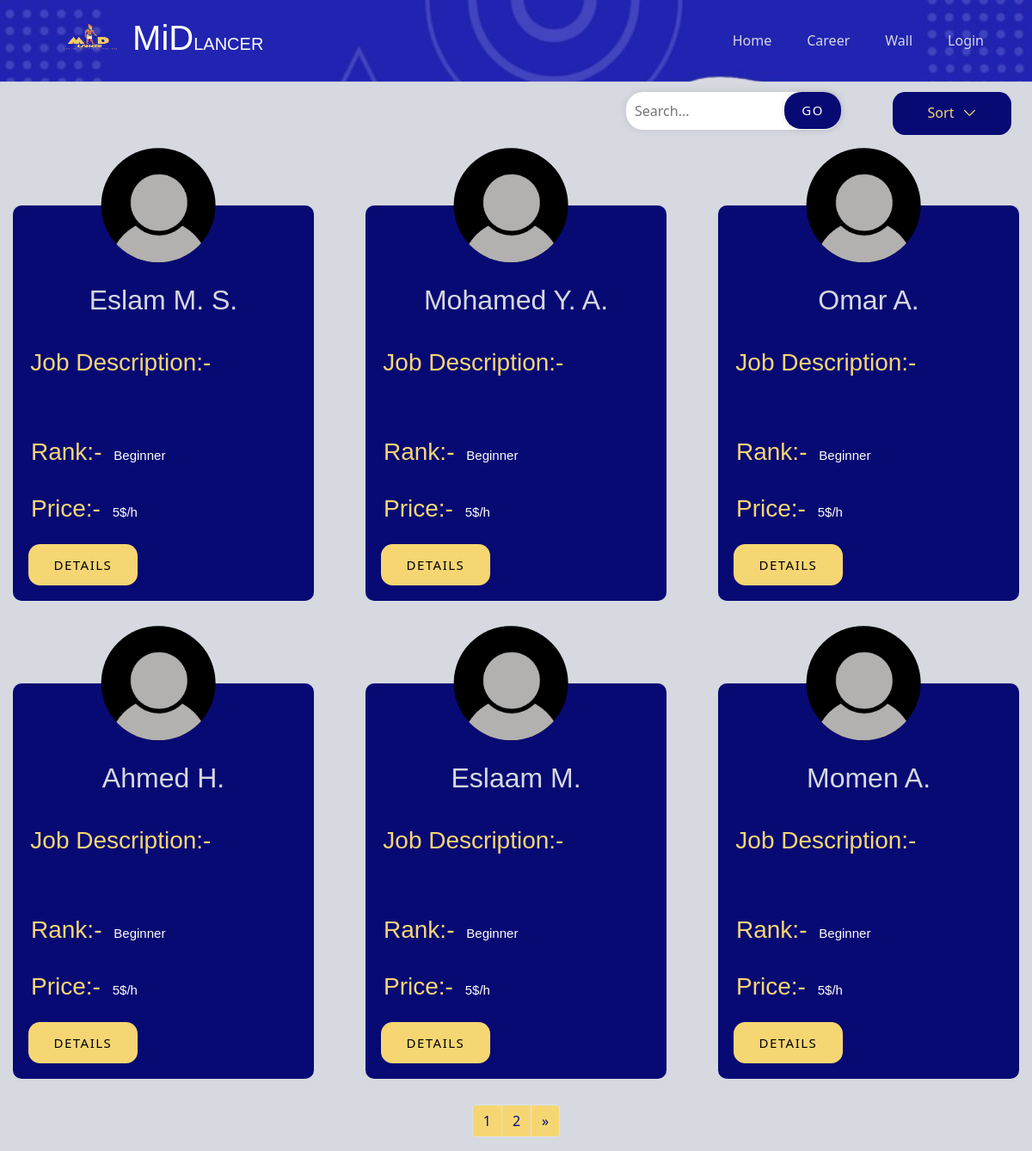
The app's page /freelancers.php?cid=1, older data.
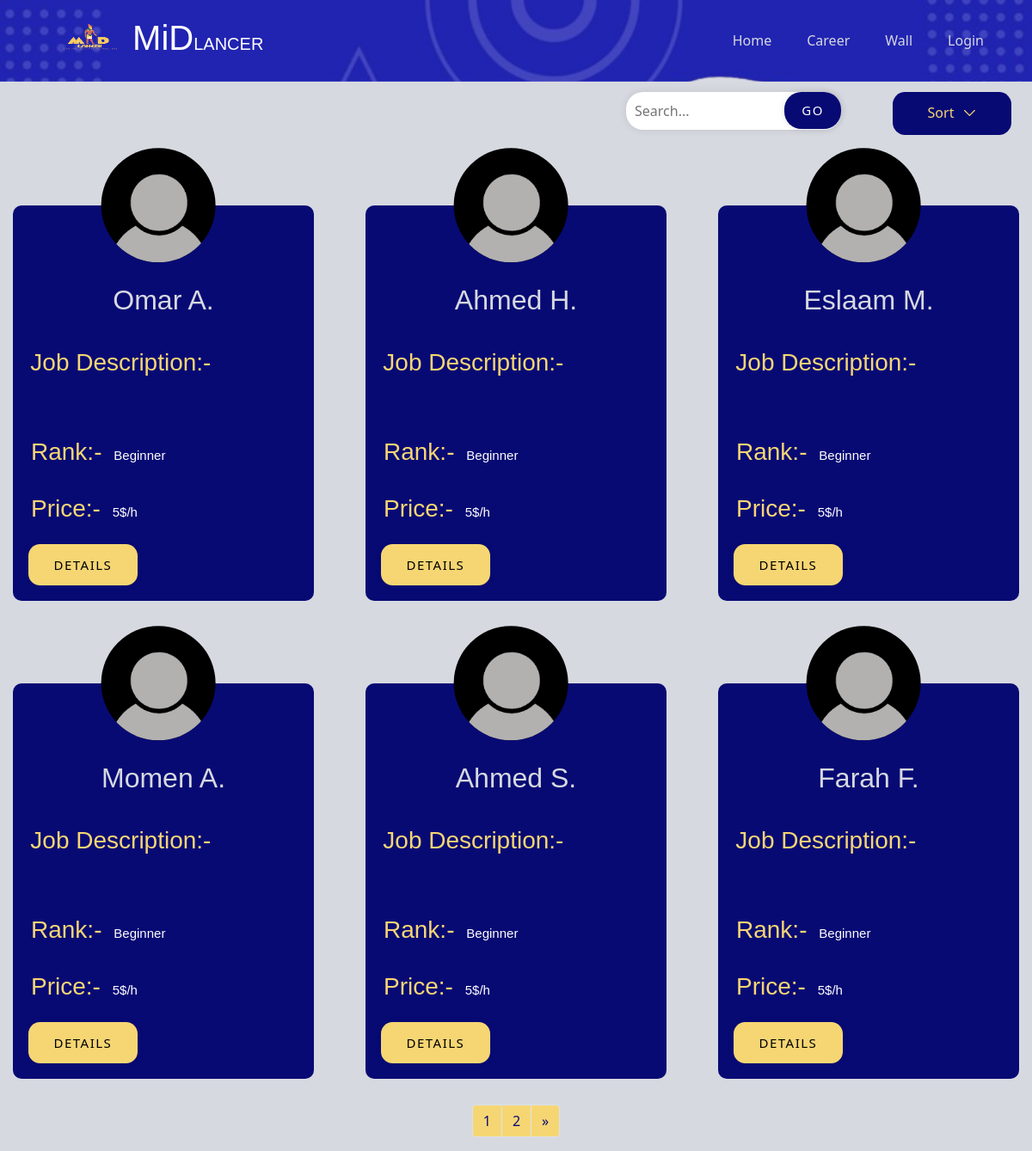
The same page, newer data.
### tables this page shows
CREATE TABLE `freelancer` (
  `freelancer_id` int(11) NOT NULL,
  `freelancer_name` varchar(255) NOT NULL,
  `email` varchar(255) NOT NULL,
  `phone_number` varchar(11) NOT NULL,
  `password` varchar(255) NOT NULL,
  `birthdate` date NOT NULL,
  `national_id` varchar(14) NOT NULL,
  `freelancer_image` longtext DEFAULT NULL,
  `job_title` varchar(255) NOT NULL,
  `available_hours` int(11) DEFAULT NULL,
  `price/hr` float DEFAULT 5,
  `link1` varchar(255) DEFAULT NULL,
  `link2` varchar(255) DEFAULT NULL,
  `freelancer_file` longtext DEFAULT NULL,
  `bio` text DEFAULT NULL,
  `premium` varchar(255) DEFAULT '0',
  `view` int(11) DEFAULT 0,
  `hidden` tinyint(1) DEFAULT 0,
  `admin_hidden` tinyint(1) DEFAULT 0,
  `career_id` int(11) NOT NULL,
  `rank_id` int(11) DEFAULT 1,
  `webssite_price` int(11) NOT NULL DEFAULT 5,
  `fl_join_date` date NOT NULL DEFAULT current_timestamp()
);

CREATE TABLE `rank` (
  `rank_id` int(11) NOT NULL,
  `rank` varchar(250) NOT NULL
);

### freelancers.php (the view, shortened to what the changed rows need)
<?php
include 'nav+bm.php';
if (isset($_GET['cid']))
    $cid = mysqli_real_escape_string($connect, $_GET['cid']);
if (isset($_GET['sort']))
    $sort = mysqli_real_escape_string($connect, $_GET['sort']);
else
    $sort = '';
if (isset($_GET['search']))
    $search = mysqli_real_escape_string($connect, $_GET['search']);
else
    $search = '';
if (isset($_GET['b']) && $_GET['b'] == 1)
{
    $displayFLs = "SELECT *,`freelancer`.`freelancer_id` AS 'f_fid' FROM `bookmark`
                   JOIN `freelancer` ON `bookmark`.`freelancer_id` = `freelancer`.`freelancer_id`
                   JOIN `rank` ON `freelancer`.`rank_id` = `rank`.`rank_id`
                   JOIN `career` ON `freelancer`.`career_id` = `career`.`career_id`
                   WHERE `bookmark`.`user_id` = '$user_id'
                   AND (`freelancer`.`freelancer_name` LIKE '%$search%' OR `freelancer`.`bio` LIKE '%$search%') AND `freelancer`.`hidden` = '0' AND `freelancer`.`admin_hidden`='0'
                   GROUP BY `freelancer`.`freelancer_id`
                  ";
}
else
{
    $displayFLs = "SELECT *, `freelancer`.`freelancer_id` AS 'f_fid' FROM `rank` JOIN `freelancer` ON `rank`.`rank_id` = `freelancer`.`rank_id`
                   LEFT JOIN `bookmark` on `freelancer`.`freelancer_id` = `bookmark`.`freelancer_id`
                   WHERE `freelancer`.`career_id` = '$cid' AND (`freelancer_name` LIKE '%$search%' OR `bio` LIKE '%$search%') AND `hidden` = '0' AND `freelancer`.`admin_hidden`='0'
                   GROUP BY `freelancer`.`freelancer_id`
                  ";
}
$limit = 6;
if (isset($_GET['page']))
    $pageNum = $_GET['page'];
else
    $pageNum = 1;
$offset = ($pageNum - 1) * $limit;
if ($sort == 'p_asc')
$displayFLs .= " ORDER BY `premium` DESC, `price/hr`, `freelancer`.`rank_id` DESC LIMIT $limit OFFSET $offset";
else if ($sort == 'p_dsc')
$displayFLs .= " ORDER BY `premium` DESC, `price/hr` DESC, `freelancer`.`rank_id` DESC LIMIT $limit OFFSET $offset";
else if ($sort == 'rank')
$displayFLs .= " ORDER BY `premium` DESC, `freelancer`.`rank_id` DESC LIMIT $limit OFFSET $offset";
else
$displayFLs .= " ORDER BY `premium` DESC LIMIT $limit OFFSET $offset";
$ExecDisplayFLs = mysqli_query($connect, $displayFLs);
?>
<!DOCTYPE html>
<html lang="en">
<head>
    <link href="https://cdn.jsdelivr.net/npm/bootstrap@5.0.2/dist/css/bootstrap.min.css" rel="stylesheet"
>
    <link rel="stylesheet" href="https://cdnjs.cloudflare.com/ajax/libs/font-awesome/6.6.0/css/all.min.css">
    <link rel="stylesheet" href="css/freelancers.css">
</head>
<body >
<div class="cards pt-5">
    <?php if (mysqli_num_rows($ExecDisplayFLs) > 0) { while ($data = mysqli_fetch_assoc($ExecDisplayFLs)) { ?>
        <div class="main-dashcard" >
            <div class="image"><img src="img/profile/<?php echo $data['freelancer_image']?>" alt="Profile Pic"></div>
            <div class="txt">
                <div class="title">
                    <h2><?php echo htmlspecialchars($data['freelancer_name']); ?></h2>
                </div>
                <div class="content">
                    <h3>Job Description:-</h3>
                    <p><?php echo $data['bio']; ?></p>
                </div>
                <div class="ranks">
                    <h3>Rank:- <span><?php echo htmlspecialchars($data['rank']); ?></span></h3>
                    <br>
                    <h3>Price:- <span><?php echo htmlspecialchars($data['price/hr']); ?>$/h</span></h3>
                </div>
                <div class="btns">
                    <div class="buttons">
                        <a href="freelancerview.php?vfid=<?php echo $data['f_fid']?>"><button class="dtlsbtn">Details</button></a>
                    </div>
                </div>
            </div>
        </div>
    <?php } } else { ?>
        <div class="cards">
            <p>No Freelancers Matching your Criteria</p>
        </div>
    <?php } ?>
</div>
<nav aria-label="Page navigation example">
    <ul class="pagination justify-content-center">
    <?php $spicySql = str_replace("LIMIT $limit OFFSET $offset", '', $displayFLs);
    $execSpicy = mysqli_query($connect, $spicySql);
    $numPages = ceil(mysqli_num_rows($execSpicy) / $limit);
    if(isset($_GET['page']))
        $currentPage = $_GET['page'];
    else
        $currentPage = 1;
    if($numPages > 1)
    { ?>
        <?php
        for($pn = 1; $pn <= $numPages; $pn++) {$max = $pn;
            if(isset($_GET['b'])) {?>
                <li class="page-item"><a class="page-link" href="Freelancers.php?search=<?php echo $search; ?>&sort=<?php echo $sort; ?>&page=<?php echo $pn; ?>&b=1"><?php echo $pn; ?></a></li>
            <?php } else { ?>
                <li class="page-item"><a class="page-link" href="Freelancers.php?cid=<?php echo $cid; ?>&search=<?php echo $search; ?>&sort=<?php echo $sort; ?>&page=<?php echo $pn; ?><?php if(isset($_GET['b'])) echo '&b=1'; else echo ''; ?>"><?php echo $pn; ?></a></li>
            <?php }} if($currentPage != $max) { ?>
        <?php }} ?>
    </ul>
</nav>
</body>
</html>

Row changes from the older to the newer data that the page shows:
no longer on this page (row edited): freelancer: freelancer_image (placeholder picture), freelancer_name "Eslam M. S.", rank.rank "Beginner", value "5"
no longer on this page (row edited): freelancer: freelancer_image (placeholder picture), freelancer_name "Mohamed Y. A.", rank.rank "Beginner", value "5"
now on this page (row unchanged): freelancer: freelancer_image (placeholder picture), freelancer_name "Ahmed S.", rank.rank "Beginner", value "5"
now on this page (row unchanged): freelancer: freelancer_image (placeholder picture), freelancer_name "Farah F.", rank.rank "Beginner", value "5"
